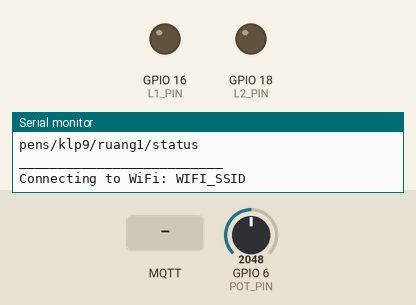
This sketch was run on a simulated ESP32-S3. Shown: output pins drawn as LEDs (lit = HIGH), the last lines printed to the serial monitor. The inputs (shaded band) are chosen by the test bench; at power-on: GPIO 6 (POT_PIN) = 2048 (analog values on the 0–4095 scale). WiFi joins after 1.5 s; servers stay silent unless stated; no MQTT or app messages arrive unless stated.

Above: at 2.3 s.
2.4 s: MQTT message "1" arrives on the first subscribed topic
At 5.4 s:
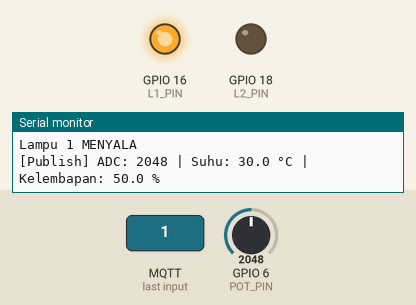
6.5 s: MQTT message "1" arrives on the second subscribed topic
At 7.3 s:
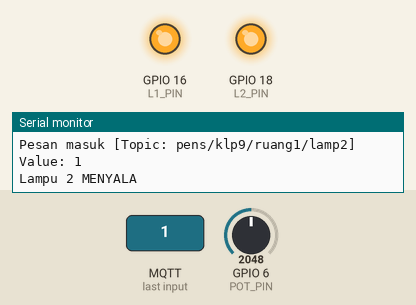
8.0 s: MQTT message "0" arrives on the first subscribed topic
At 8.3 s:
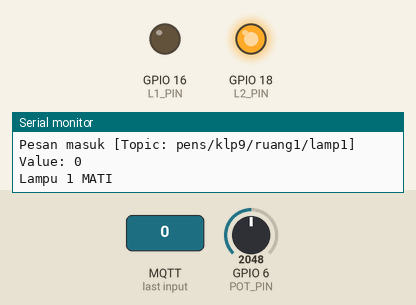
9.5 s: MQTT message "0" arrives on the second subscribed topic
At 10.6 s:
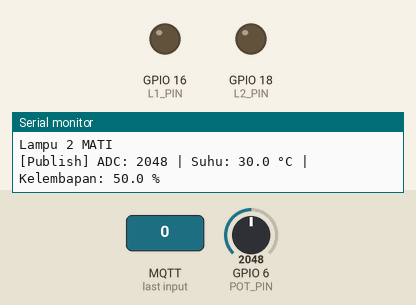
Timing chart, 0 to 12.0 s (numbered marks = the images above; inputs shaded):
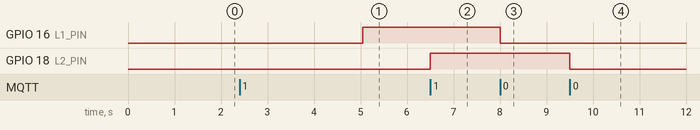

The sketch:

code_ruang4.ino
```cpp
#include <WiFi.h>
#include <PubSubClient.h>

// ===== KONFIGURASI JARINGAN =====
const char* WIFI_SSID = "WIFI_SSID";
const char* WIFI_PASS = "WIFI_PASS";
const char* BROKER_IP = "broker.emqx.io"; // Pastikan sama dengan Server Broker di Node-RED

// ===== IDENTIFIKASI RUANGAN =====
const char* ROOM_NAME = "ruang1";

// ===== PEMETAAN PIN HARDWARE (ESP32 DevKit V1) =====
const int POT_PIN = 6; // ADC1 GPIO32 untuk Potensiometer (Suhu 0-60°C & Kelembapan 100-0% berkebalikan)
const int L1_PIN  = 16; // LED Lampu 1
const int L2_PIN  = 18; // LED Lampu 2

WiFiClient net;
PubSubClient mqtt(net);
String clientId;

// Topic Buffers (Mengikuti pola pens/klp9/<room>/...)
char tTemp[50], tHum[50], tL1[50], tL2[50], tStatus[50];

unsigned long lastPublish   = 0;
unsigned long lastWiFiRetry = 0;

// ===== CALLBACK HANDLING (SUBSCRIBE) =====
void callback(char* topic, byte* payload, unsigned int length) {
  String message = "";
  for (unsigned int i = 0; i < length; i++) {
    message += (char)payload[i];
  }
  message.trim(); // Hapus spasi atau karakter tersembunyi

  Serial.print("Pesan masuk [Topic: ");
  Serial.print(topic);
  Serial.print("] Value: ");
  Serial.println(message);

  // Tentukan state (HIGH/LOW)
  int state = (message == "1") ? HIGH : LOW;

  // Cek dan kontrol Lampu 1
  if (strcmp(topic, tL1) == 0) {
    if (message == "1" || message == "0") {
      digitalWrite(L1_PIN, state);
      Serial.println(state == HIGH ? "Lampu 1 MENYALA" : "Lampu 1 MATI");
    }
  }
  // Cek dan kontrol Lampu 2
  else if (strcmp(topic, tL2) == 0) {
    if (message == "1" || message == "0") {
      digitalWrite(L2_PIN, state);
      Serial.println(state == HIGH ? "Lampu 2 MENYALA" : "Lampu 2 MATI");
    }
  }
}

void setup() {
  Serial.begin(9600);
  delay(1000);

  pinMode(L1_PIN, OUTPUT);
  pinMode(L2_PIN, OUTPUT);
  pinMode(POT_PIN, INPUT);
  digitalWrite(L1_PIN, LOW);
  digitalWrite(L2_PIN, LOW);

  // Resolusi ADC 12-bit (0 - 4095)
  analogReadResolution(12);

  snprintf(tTemp, sizeof(tTemp), "pens/klp9/%s/temperature", ROOM_NAME);
  snprintf(tHum, sizeof(tHum), "pens/klp9/%s/humidity", ROOM_NAME);
  snprintf(tL1, sizeof(tL1), "pens/klp9/%s/lamp1", ROOM_NAME);
  snprintf(tL2, sizeof(tL2), "pens/klp9/%s/lamp2", ROOM_NAME);
  snprintf(tStatus, sizeof(tStatus), "pens/klp9/%s/status", ROOM_NAME);

  Serial.println("\nData Ruangan 1");
  Serial.println(tTemp);
  Serial.println(tHum);
  Serial.println(tL1);
  Serial.println(tL2);
  Serial.println(tStatus);
  Serial.println("__________________________");

  WiFi.mode(WIFI_STA);
  Serial.print("Connecting to WiFi: ");
  Serial.println(WIFI_SSID);
  WiFi.begin(WIFI_SSID, WIFI_PASS);

  clientId = "esp32-devkit-pens-" + WiFi.macAddress();

  mqtt.setServer(BROKER_IP, 1883);
  mqtt.setCallback(callback);
  mqtt.setKeepAlive(15);
}

void connectMQTT() {
  if (WiFi.status() != WL_CONNECTED) return;

  static unsigned long lastConnectAttempt = 0;
  if (millis() - lastConnectAttempt >= 5000) {
    lastConnectAttempt = millis();

    Serial.print("Attempting MQTT connection...");
    if (mqtt.connect(clientId.c_str(), tStatus, 0, true, "offline")) {
      Serial.println("connected!");
      mqtt.subscribe(tL1, 1);
      mqtt.subscribe(tL2, 1);
      mqtt.publish(tStatus, "online", true);
    } else {
      Serial.print("failed, rc=");
      Serial.print(mqtt.state());
      Serial.println(" try again in 5 seconds");
    }
  }
}

void loop() {
  // Penanganan Koneksi WiFi yang Aman dari Error "sta is connecting"
  if (WiFi.status() != WL_CONNECTED) {
    if (millis() - lastWiFiRetry >= 10000) {
      lastWiFiRetry = millis();
      Serial.println("WiFi disconnected. Reconnecting...");
      WiFi.disconnect();
      WiFi.begin(WIFI_SSID, WIFI_PASS);
    }
    return;
  }

  // Penanganan Koneksi MQTT
  if (!mqtt.connected()) {
    connectMQTT();
    return;
  }

  mqtt.loop();

  // Kirim data sensor setiap 5 detik
  if (millis() - lastPublish >= 5000) {
    lastPublish = millis();

    // Baca nilai ADC dari Potensiometer di GPIO 32 (rentang 0 - 4095)
    int rawADC = analogRead(POT_PIN);

    // 1. Suhu naik lurus: saat ADC 0 -> 0.0 °C, saat ADC 4095 -> 60.0 °C
    float suhu = (rawADC / 4095.0) * 60.0;

    char tempBuf[8];
    snprintf(tempBuf, sizeof(tempBuf), "%.1f", suhu);
    mqtt.publish(tTemp, tempBuf);

    // 2. Kelembapan berkebalikan: saat suhu naik ke 60°C, kelembapan turun ke 0%
    //    saat ADC 0 -> 100.0 %, saat ADC 4095 -> 0.0 %
    float kelembapan =(rawADC / 4095.0) * 100.0;

    char humBuf[8];
    snprintf(humBuf, sizeof(humBuf), "%.1f", kelembapan);
    mqtt.publish(tHum, humBuf);

    // Cetak ke Serial Monitor
    Serial.print("[Publish] ADC: ");
    Serial.print(rawADC);
    Serial.print(" | Suhu: ");
    Serial.print(tempBuf);
    Serial.print(" °C | Kelembapan: ");
    Serial.print(humBuf);
    Serial.println(" %");
  }
}
```

Measured:
- after the input at 2.4 s, GPIO 16 (L1_PIN): LOW → HIGH after 2.7 s
- after the input at 6.5 s, GPIO 18 (L2_PIN): LOW → HIGH at once
- after the input at 8.0 s, GPIO 16 (L1_PIN): HIGH → LOW at once
- after the input at 9.5 s, GPIO 18 (L2_PIN): HIGH → LOW at once
